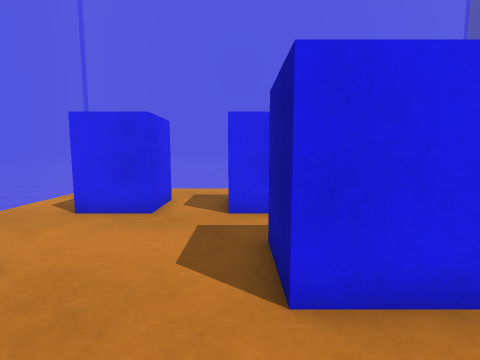
[1] (above)

13 first-person views from a walk through a robot-simulator world made for Gazebo. The camera is 0.79 m above the floor, tilts 6° down and sees 85° across. The floor is counted in squares, 0.5 m on a side. Each view is taken from the middle of a square. On the plan, view 1 faces up. The plan holds only what a view shows up to about 14 squares ahead; the rest is blank.

[2]
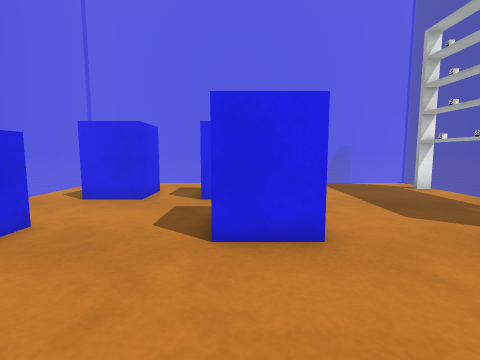

[3]
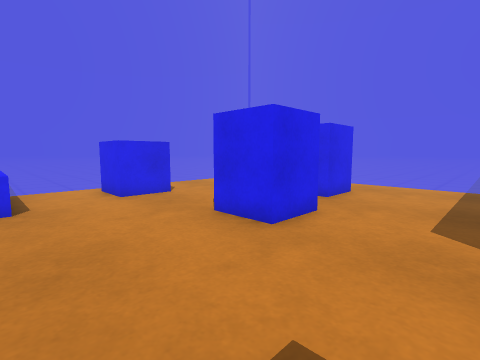

[4]
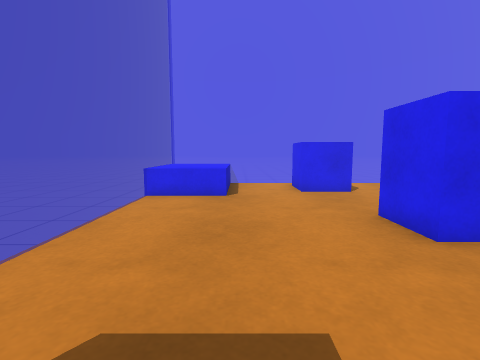

[5]
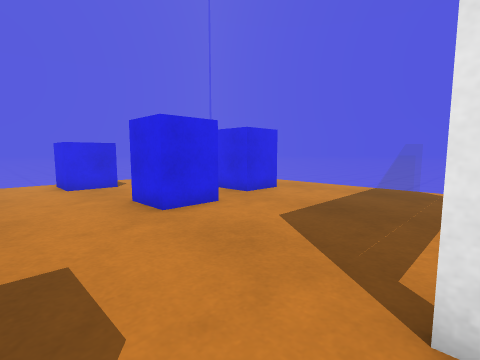

[6]
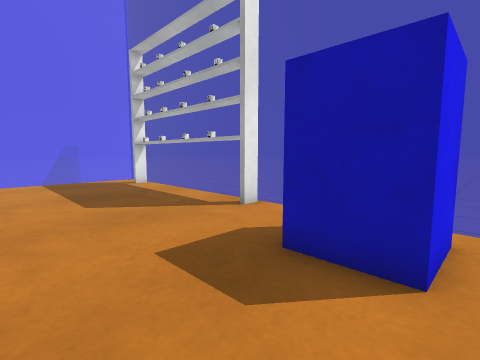

[7]
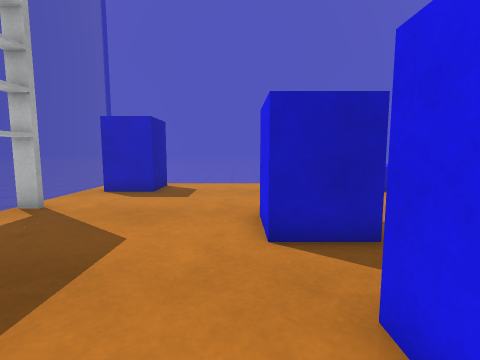

[8]
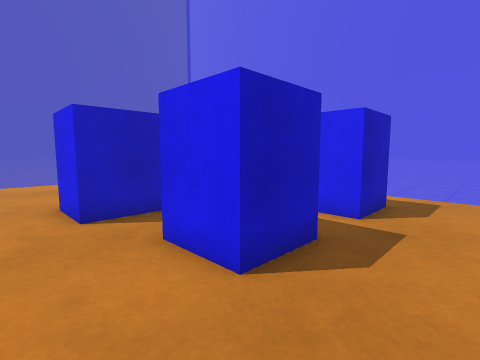

[9]
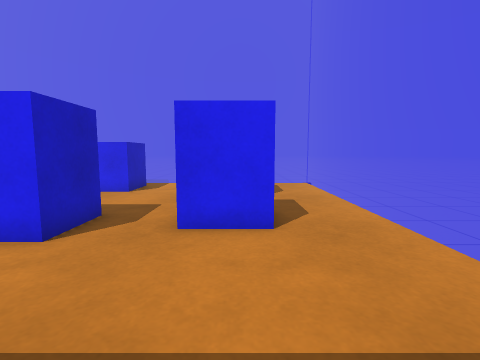

[10]
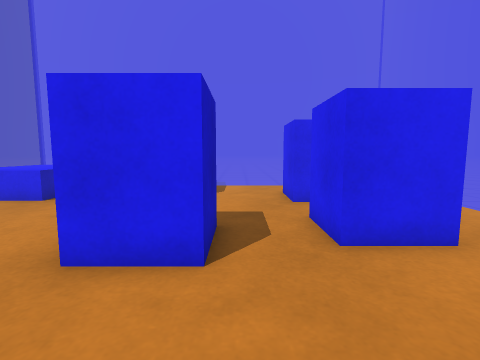

[11]
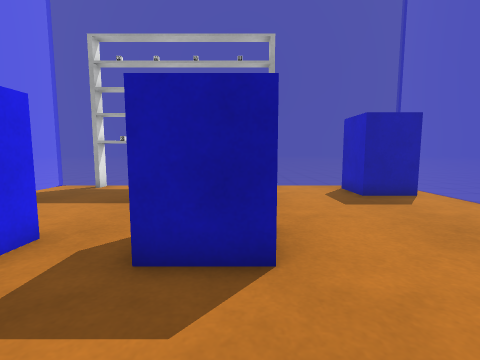

[12]
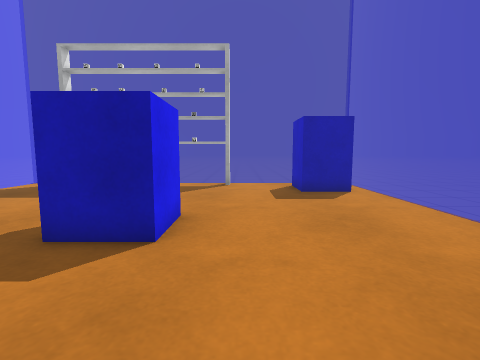

[13]
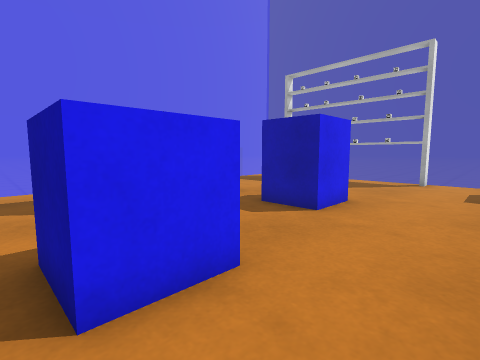

### Floor plan
Key: @ floor where view 1 was taken; # wall or solid block; . floor; = window, fence, low wall or low ledge; v drop or lower ground.
Columns run from 7 left of view 1 to 10 right of it. Each row starts with its distance up from view 1.
 12  ================
 11 =................=
 10 =................=
  9 =...............#
  8 =..##..##.......#
  7 =..##..##.......#
  6 =...............#
  5 =...............#
  4 =.......##......#
  3 =.##....##......#
  2  .##............#
  1 =................=
  0 =......@.........=
 -1 =................=
 -2  ====.........##.=
 -3  ###=.........##.=
 -4  ###=............=
 -5     v============

Where each view was taken, in squares from view 1:
view 1: 0 up, 0 right, facing up
view 2: 2 down, 1 right, facing up
view 3: 2 down, 6 right, facing up-left
view 4: 1 down, 7 right, facing left
view 5: 1 down, 9 right, facing up-left
view 6: 4 down, 3 right, facing up-right
view 7: 9 up, 3 right, facing down
view 8: 11 up, 4 right, facing down-left
view 9: 8 up, 7 right, facing left
view 10: 5 up, 6 right, facing left
view 11: 3 up, 3 left, facing right
view 12: 1 up, 4 left, facing right
view 13: 1 down, 6 left, facing up-right
